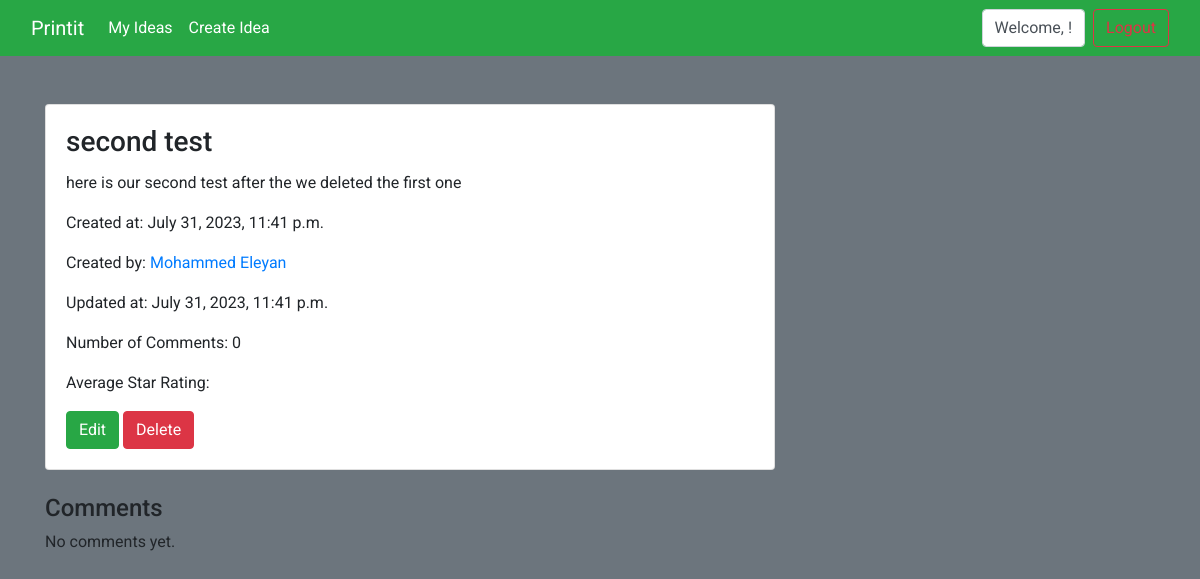
Page /idea/2/ on the committed database.
### Printit_app/models.py (models this page shows)
class Idea(models.Model):
    user = models.ForeignKey(User, on_delete=models.CASCADE)
    title = models.CharField(max_length=200)
    content = models.TextField()
    created_at = models.DateTimeField(auto_now_add=True)
    updated_at = models.DateTimeField(auto_now=True)
    objects = IdeaManager()

class User(models.Model):
    first_name = models.CharField(max_length=150)
    last_name = models.CharField(max_length=150)
    email = models.EmailField(unique=True)
    password = models.CharField(max_length=128)
    bio = models.TextField(blank=True, null=True)
    is_admin = models.BooleanField(default=False)
    created_at = models.DateTimeField(auto_now_add=True)
    updated_at = models.DateTimeField(auto_now=True)
    objects = UserManager()

### Printit_app/views.py (the view)
# urls.py: path('idea/<int:idea_id>/', views.view_idea, name='view_idea'),
def view_idea(request, idea_id):
    idea = Idea.objects.get(pk=idea_id)
    comments = Comment.objects.filter(idea=idea)
    comments_count = comments.count()
    context = {
        'idea': idea,
        'comments': comments,
        'comments_count': comments_count,
    }
    return render(request, 'view_idea_with_comments.html', context)

### Printit_app/templates/view_idea_with_comments.html (shortened to what this page needs)
<!DOCTYPE html>
<html lang="en">
<head>
    {% load static %}
    <link rel="stylesheet" href="https://maxcdn.bootstrapcdn.com/bootstrap/4.0.0/css/bootstrap.min.css">
</head>
<body class="bg-secondary" style="font-family: 'Roboto', sans-serif;">
    <nav class="navbar navbar-expand-lg bg-success">
        <div class="container-fluid">
            <a class="navbar-brand text-white" href="{% url 'home' %}">Printit</a>
            <div class="collapse navbar-collapse " id="navbarSupportedContent">
                <ul class="navbar-nav mr-auto">
                    <li class="nav-item">
                        <a class="nav-link text-white" href="{% url 'my_ideas' %}">My Ideas</a>
                    </li>
                    <li class="nav-item">
                        <a class="nav-link text-white" href="{% url 'create_idea' %}">Create Idea</a>
                    </li>
                </ul>
                <ul class="navbar-nav ml-auto">
                    <li class="nav-item">
                        <form class="form-inline my-2 my-lg-0" method="POST" action="{% url 'logout' %}">
                            <div class="form-control mr-sm-2">Welcome, {{ user.first_name }}!</div>
                            <button class="btn btn-outline-danger my-2 my-sm-0" type="submit">Logout</button>
                        </form>
                    </li>
                </ul>
            </div>
        </div>
    </nav>
    <div class="container py-5">
        <div class="row">
            <div class="col-md-8">
                <div class="card">
                    <div class="card-body">
                        <h3 class="card-title">{{ idea.title }}</h3>
                        <p class="card-text">{{ idea.content }}</p>
                        <p class="card-text">Created at: {{ idea.created_at }}</p>
                        <p class="card-text">Created by: <a
                                href="{% url 'user_ideas' idea.user.id %}">{{ idea.user.first_name }}
                                {{ idea.user.last_name }}</a></p>
                        <p class="card-text">Updated at: {{ idea.updated_at }}</p>
                        <p class="card-text">Number of Comments: {{ comments_count }}</p>
                        <p class="card-text">Average Star Rating: {{ avg_stars }}</p>
                        <div class="mt-3">
                            <a href="{% url 'edit_idea' idea.id %}" class="btn btn-success">Edit</a>
                            <a href="{% url 'delete_idea' idea.id %}" class="btn btn-danger">Delete</a>
                        </div>
                    </div>
                </div>
                <div class="mt-4">
                    <h4>Comments</h4>
                    {% if comments %}
                    <ul class="list-group">
                        {% for comment in comments %}
                        <li class="list-group-item">
                            <p class="mb-0">Commented by: <a
                                    href="{% url 'user_ideas' comment.user.id %}">{{ comment.user.first_name }}
                                    {{ comment.user.last_name }}</a></p>
                            <p class="mb-0">Commented at: {{ comment.created_at }}</p>
                            <p class="mb-0">{{ comment.text }}</p>
                        </li>
                        {% endfor %}
                    </ul>
                    {% else %}
                    <p>No comments yet.</p>
                    {% endif %}
                </div>
            </div>
        </div>
    </div>
</body>
</html>

### rows in the picture
Idea: title "second test", content "here is our second test after the we deleted the first one", created_at "July 31, 2023, 11:41 p.m.", user.first_name "Mohammed", user.last_name "Eleyan", updated_at "July 31, 2023, 11:41 p.m."

### other values in the picture
{{ comments_count }} "0"
